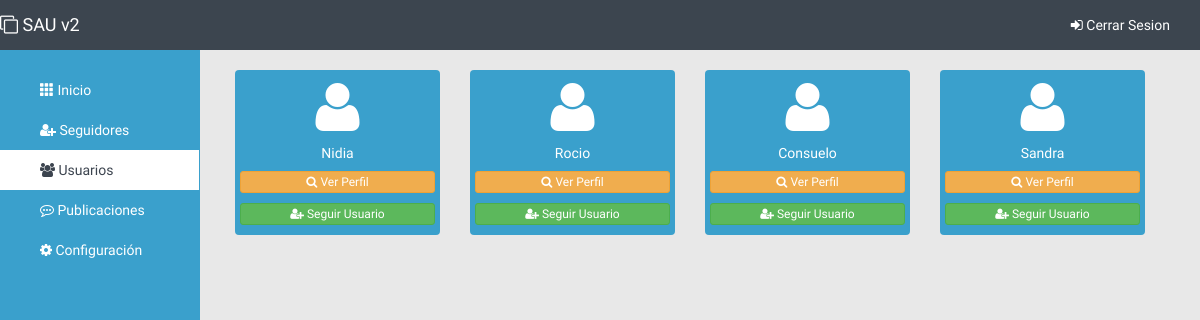
Screenshot of /allusers.php (signed in) with the database file from the repository.
### tables this page shows
CREATE TABLE `users` (
  `iduser` int(11) NOT NULL,
  `name` varchar(10) NOT NULL,
  `lastname` varchar(10) NOT NULL,
  `username` varchar(20) DEFAULT NULL,
  `password` varchar(100) DEFAULT NULL,
  `identity_card` varchar(10) NOT NULL,
  `email` varchar(100) DEFAULT NULL,
  `profile` varchar(250) DEFAULT NULL,
  `public` int(11) DEFAULT NULL,
  `rank` int(11) NOT NULL,
  `city` varchar(3) NOT NULL,
  `state` varchar(15) NOT NULL
);

### admin/includes/config.class.php (called while the page is built, shortened)
<?php
class Conexion
{
    private static $instancia;
    private $dbh;
    private function __construct(){
        try {
            $this->dbh = new PDO('mysql:host='.HOST.';dbname='.DBNAME, DBUSER, DBPASSWORD);
            $this->dbh->exec("SET CHARACTER SET utf8");
        } catch (PDOException $e) {
            print "Error!: " . $e->getMessage();
            die();
        }
    }
    public function prepare($sql)
    {
        return $this->dbh->prepare($sql);
    }
    public static function singleton_conexion()
    {
        if (!isset(self::$instancia)) {
            self::$instancia = new $miclase;
        }
        return self::$instancia;
    }
}

### includes/sau-functions.php (the view, shortened to what this page needs)
<?php
function getstyle(){
$conexion = Conexion::singleton_conexion();
	$SQL = "SELECT * FROM sau";
	$sentence = $conexion -> prepare($SQL);
	$sentence -> execute();
	$results = $sentence -> fetchAll();
	if (empty($results)) {
	}else{
		foreach ($results as $key){
			echo'<link href="themes/style-color-'.$key['style'].'.css" rel="stylesheet">';
		}
	}
}
function allusers(){
$conexion = Conexion::singleton_conexion();
  $SQL = "SELECT * FROM users WHERE public = 1 AND iduser <> :mysession ";
  $sentence = $conexion -> prepare($SQL);
  $sentence -> bindParam(':mysession', $_SESSION['iduser']);
  $sentence -> execute();
  $results = $sentence -> fetchAll();
  if (empty($results)) {
  }else{
    foreach ($results as $key){
      echo'
        <div class="col-sm-3 col-xs-6 text-center">
            <div id="usuario-cube-'.$key['iduser'].'" class="user-cube">
            <i class="fa fa-user fa-4x"></i>
            <h5>'.$key['name'].'</h5>
            <a href="perfil'.$key['profile'].'" class="btn btn-xs btn-block btn-warning"><i class="fa fa-search"></i> Ver Perfil</a><p></p>
            ';
             losigueono($key['iduser']);
            echo'
            </div>
        </div>
      ';
    }
  }
}
function losigueono($usuario){
$conexion = Conexion::singleton_conexion();
$SQL = "SELECT * FROM followers WHERE friend = :friend AND user = :user";
$sentence = $conexion -> prepare($SQL);
$sentence -> bindParam(':friend',$usuario);
$sentence -> bindParam(':user',$_SESSION['iduser']);
$sentence -> execute();
$results = $sentence -> fetchAll();
if (empty($results)) {
echo '
<form method="POST" action="">
  <input type="hidden" name="userfollow" value="'.$usuario.'">
  <button type="submit" class="btn btn-xs btn-block btn-success"><i class="fa fa-user-plus"></i> Seguir Usuario</button>
</form>
';
  }
}

### themes/style.css (style rules this page uses)
a,button { -moz-transition: all .2s ease-in; -o-transition: all .2s ease-in; -webkit-transition: all .2s ease-in; transition: all .2s ease-in; }
.user-cube { border-radius: 4px; padding-top: 10px; padding-bottom: 10px; padding-left: 5px; padding-right: 5px; }
.user-cube h5 { margin-top: 10px; margin-bottom: 10px; }

### themes/style-color-3.css (style rules this page uses)
body { font-family: 'Questrial', sans-serif; background-color: #3aa0cc; }
.dashboard-panel { background-color: #E8E8E8; }
.user-cube { color: #FFF; background-color: #3aa0cc; }

### themes/css/dashboard.css (style rules this page uses)
body { padding-top: 50px; }

### rows the page displays
users: name "Nidia"
users: name "Rocio"
users: name "Consuelo"
users: name "Sandra"
